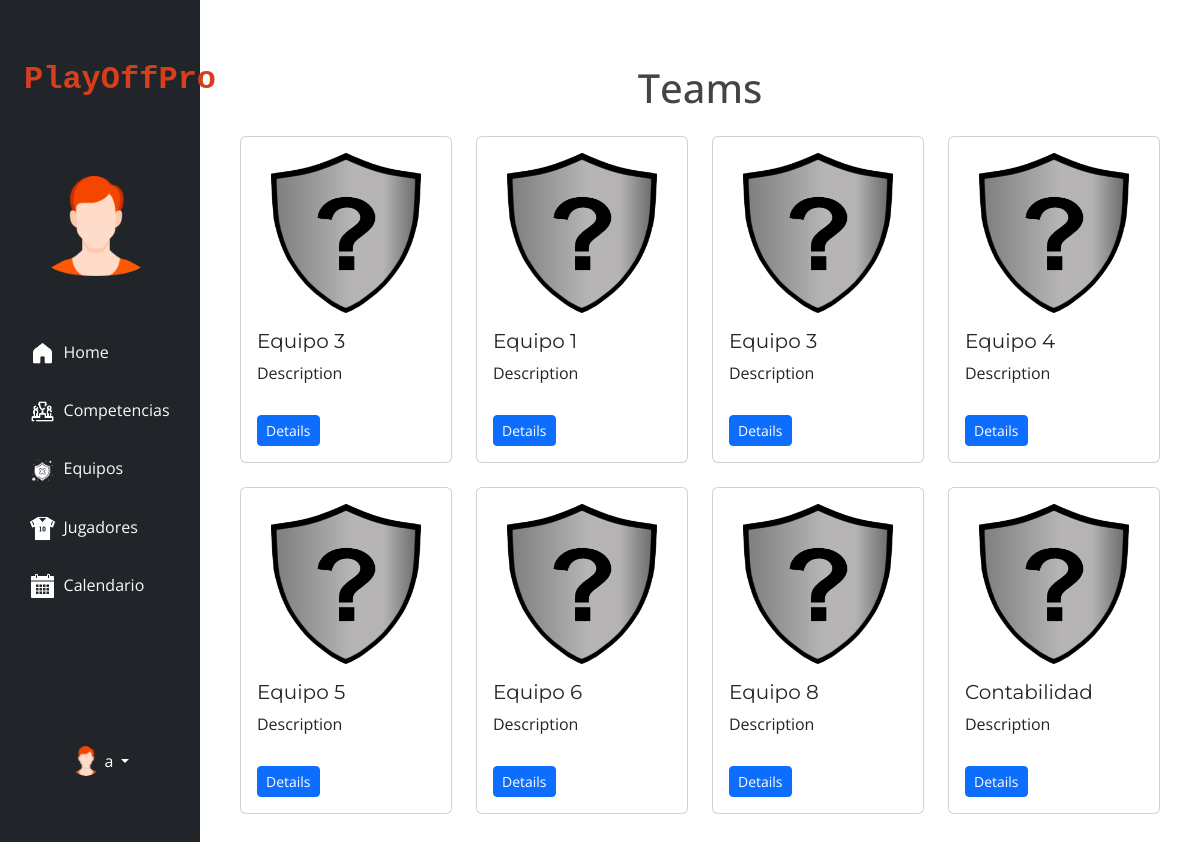
The app's page /teams/ (signed in), older data.
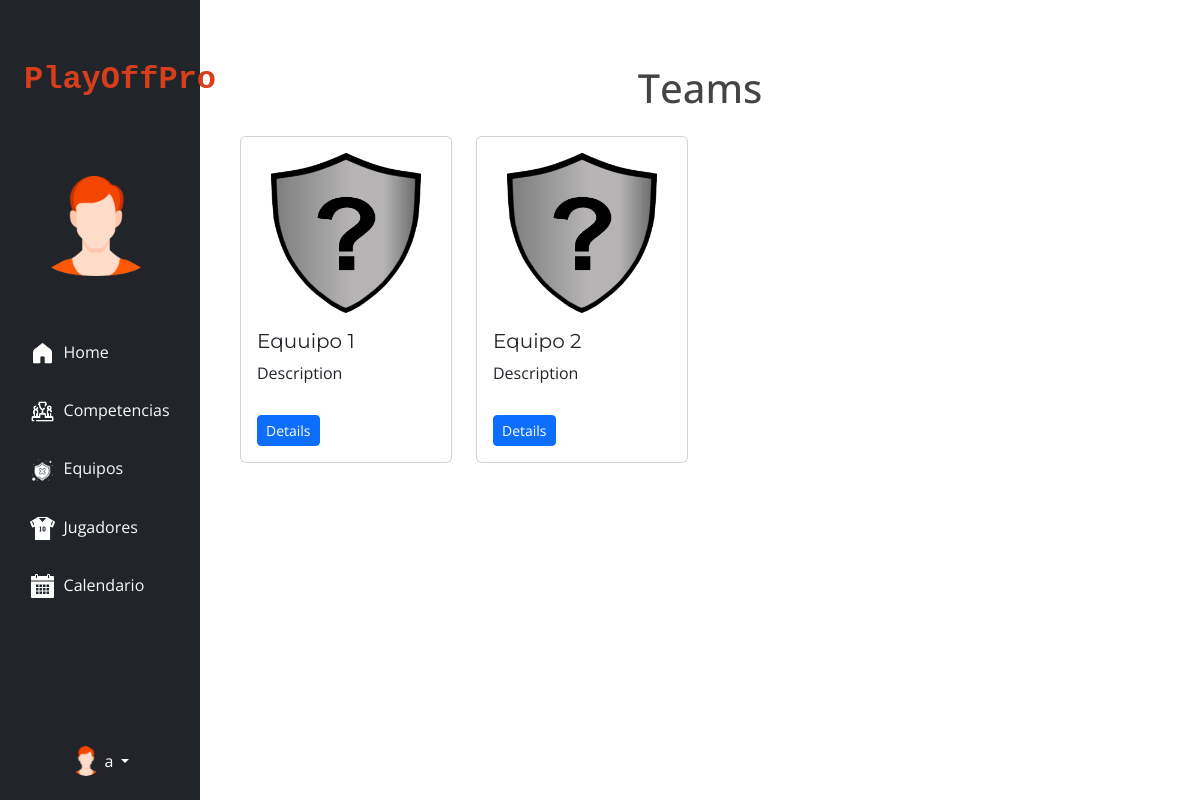
The same page, newer data.
### myapp/models.py (models this page shows, shortened)
class Team(models.Model):
    name = models.CharField(max_length=50)
    city = models.CharField(max_length=50, blank=True)
    country = models.CharField(max_length=50, blank=True)
    image = models.ImageField(upload_to='team_images/', blank=True, null=True)
    user = models.ForeignKey(User, on_delete=models.CASCADE, null=True, related_name='teams')
    competition = models.ManyToManyField(Competition, through='Inscription', related_name='teams')
    groups = models.ManyToManyField(Group, related_name='teams', blank=True)
    seasons = models.ManyToManyField(Season, through='TeamSeasonInscription', related_name='teams')

### myapp/views.py (the view)
# urls.py: path('teams/', views.team_list, name='teams'),
@login_required
def team_list(request):
    teams = Team.objects.filter(user=request.user)
    return render(request, 'teams.html', {'teams': teams})

### myapp/templates/teams.html
{% extends 'base.html' %}
{% block content %}
    {% load static %}
    <div class="container mt-5 ">
        <h1 class="text-center mb-4">Teams</h1>
        <div class="row">
            {% for team in teams %}
                <div class="col-md-3">
                    <div class="card mb-4">
                        <div class="text-center mt-3">
                            {% if team.image %}
                                <img src="{{ team.image.url }}" class="card-img-top img-small" alt="{{ team.name }}">
                            {% else %}
                                <img src="{% static 'img/team_default.png' %}" class="card-img-top img-fluid"
                                     alt="{{ team.name }}" style="width: 150px; height: 160px;">
                            {% endif %}
                        </div>
                        <div class="card-body">
                            <h5 class="card-title">{{ team.name }}</h5>
                            <p class="card-text">Description</p>
                            <a href="{% url 'teams_detail' team.id %}" class="btn btn-primary btn-sm">Details</a>
                        </div>
                    </div>
                </div>
            {% endfor %}
        </div>
    </div>
{% endblock %}

### myapp/templates/base.html (shortened to what this page needs)
{% load static %}
<!DOCTYPE html>
<html lang="en">
<head>
    <link href="https://cdn.jsdelivr.net/npm/bootstrap@5.3.0/dist/css/bootstrap.min.css" rel="stylesheet"
>
    <link rel="stylesheet" href="https://cdnjs.cloudflare.com/ajax/libs/animate.css/4.1.1/animate.min.css">
    <link rel="stylesheet" href="{% static 'css/css_base.css' %}">
</head>
<body class="d-flex flex-column min-vh-100">
{% if user.is_authenticated %}
    <div class="container-fluid">
        <div class="row flex-nowrap">
            <div class="col-auto col-md-3 col-xl-2 px-sm-2 px-0 bg-dark position-fixed" style="top: 0; bottom: 0;">
                <div class="d-flex flex-column align-items-center justify-content-center px-3 pt-2 text-white min-vh-100">
                    <a href="{% url 'home' %}"
                       class="d-flex align-items-center pb-3 mb-md-0 me-md-auto text-white text-decoration-none">
                        <span class="fs-2 fw-bold d-none d-sm-inline text-center text-orange"
                              style="color: #d73e1b; font-family: 'Arial Black',monospace">ㅤPlayOffPro
                        </span>
                    </a>
                    <ul class="nav nav-pills flex-column mb-sm-auto mb-0 align-items-center align-items-sm-start"
                        id="menu">
                        <li class="nav-item mt-5 px-3">
                            <a href="#" class="nav-link align-middle px-0">
                                <div class="image-container d-flex align-items-center justify-content-center">
                                    <img src="{% static 'img/default_male.png' %}" class="card-img-top img-fluid"
                                         style="width: 100px; height: 100px;">
                                </div>
                            </a>
                        </li>
                        <li class="nav-item mt-5">
                            <a href="{% url 'home' %}" class="nav-link align-middle px-0">
                                <img src="{% static 'img/casa (1).png' %}" alt="hugenerd" width="25" height="25">
                                <span
                                        class="ms-1 d-none d-sm-inline text-light">Home</span>
                            </a>
                        </li>
                        <li class="nav-item mt-3">
                            <a href="{% url 'competitions' %}" class="nav-link align-middle px-0">
                                <img src="{% static 'img/competicion.png' %}" alt="" width="25" height="25">
                                <span class="ms-1 d-none d-sm-inline text-light">Competencias</span>
                            </a>
                        </li>
                        <li class="nav-item mt-3">
                            <a href="{% url 'teams' %}" class="nav-link align-middle px-0">
                                <img src="{% static 'img/escudo.png' %}" alt="" width="25" height="25">
                                <span
                                        class=" text-light ms-1 d-none d-sm-inline">Equipos</span>
                            </a>
                        </li>
                        <li class="nav-item mt-3">
                            <a href="{% url 'players' %}" class="nav-link align-middle px-0">
                                <img src="{% static 'img/jugador.png' %}" alt="" width="25" height="25">
                                <span
                                        class="text-light ms-1 d-none d-sm-inline">Jugadores</span>
                            </a>
                        </li>
                        <li class="nav-item mt-3">
                            <a href="" class="nav-link align-middle px-0">
                                <img src="{% static 'img/calendario.png' %}" alt="" width="25" height="25">
                                <span class="text-light ms-1 d-none d-sm-inline">Calendario</span>
                            </a>
                        </li>
                    </ul>
                    <div class="dropdown pb-4">
                        <a href="#" class="d-flex align-items-center text-white text-decoration-none dropdown-toggle"
                           id="dropdownUser1" data-bs-toggle="dropdown" aria-expanded="false">
                            <img src="{% static 'img/default_male.png' %}" alt="hugenerd" width="30" height="30"
                                 class="rounded-circle">
                            <span class="d-none d-sm-inline mx-1">{{ user.username }}</span>
                        </a>
                    </div>
                </div>
            </div>
            <div class="col offset-md-3 offset-xl-2 py-3">
                <div class="mx-3">
                    {% block content %}{% endblock %}
                </div>
            </div>
        </div>
    </div>
{% endif %}
</body>
</html>

### myapp/static/css/css_base.css (style rules this page uses)
body { background: #fff; color: #444; font-family: "Open Sans", sans-serif; }
a { color: #007bff; text-decoration: none; transition: 0.5s; }
p { padding: 0; margin: 0 0 30px 0; }
h3, h4, h5, h6 { font-family: "Montserrat", sans-serif; font-weight: 400; margin: 0 0 20px 0; padding: 0; }

Row changes from the older to the newer data that the page shows:
removed Team: name "Equipo 3"
removed Team: name "Equipo 1"
removed Team: name "Equipo 3"
removed Team: name "Equipo 4"
removed Team: name "Equipo 5"
removed Team: name "Equipo 6"
removed Team: name "Equipo 8"
removed Team: name "Contabilidad"
added Team: name "Equuipo 1"
added Team: name "Equipo 2"
